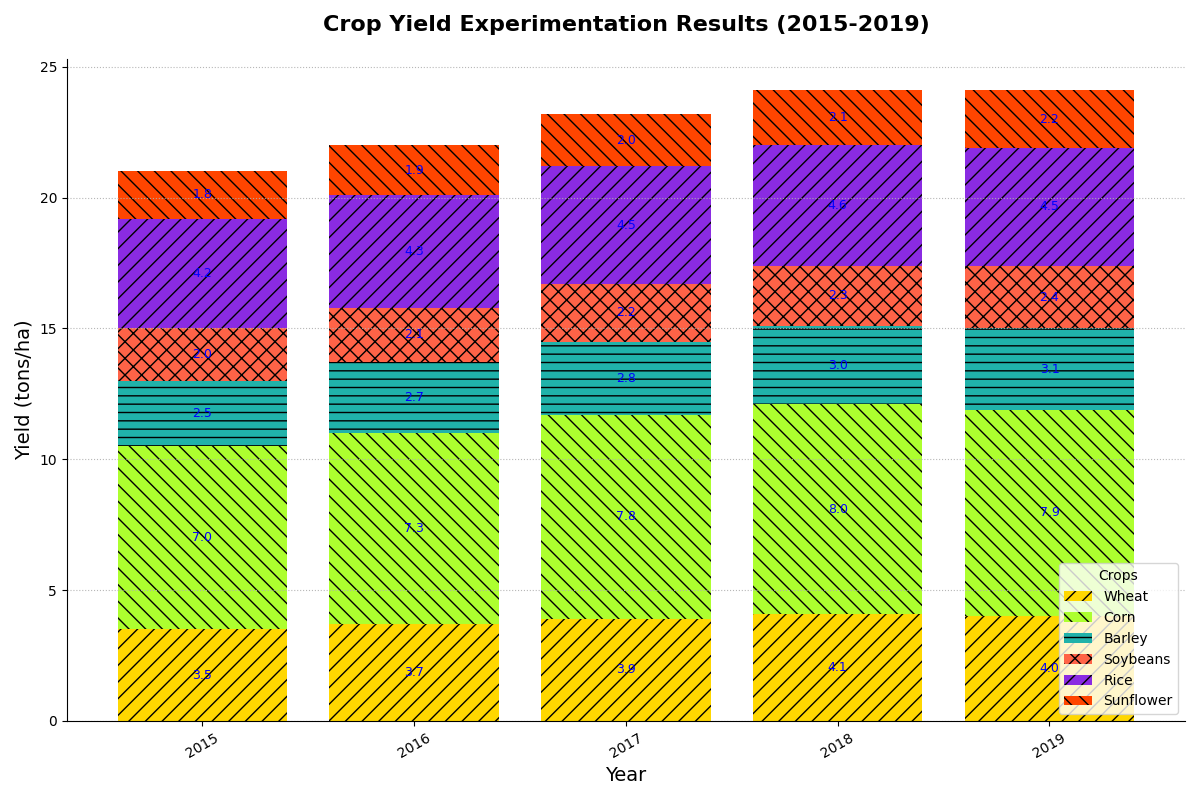

The script that drew this image:
import matplotlib.pyplot as plt
import numpy as np

years = np.arange(2015, 2020)
crops = ['Wheat', 'Corn', 'Barley', 'Soybeans', 'Rice', 'Sunflower']

wheat_yield = [3.5, 3.7, 3.9, 4.1, 4.0]
corn_yield = [7.0, 7.3, 7.8, 8.0, 7.9]
barley_yield = [2.5, 2.7, 2.8, 3.0, 3.1]
soybean_yield = [2.0, 2.1, 2.2, 2.3, 2.4]
rice_yield = [4.2, 4.3, 4.5, 4.6, 4.5]
sunflower_yield = [1.8, 1.9, 2.0, 2.1, 2.2]

colors = ['#FFD700', '#ADFF2F', '#20B2AA', '#FF6347', '#8A2BE2', '#FF4500']

fig, ax = plt.subplots(figsize=(12, 8))

ax.bar(years, wheat_yield, label='Wheat', color=colors[0], hatch='//')
ax.bar(years, corn_yield, bottom=wheat_yield, label='Corn', color=colors[1], hatch='\\\\')
ax.bar(years, barley_yield, bottom=np.array(wheat_yield) + np.array(corn_yield), label='Barley', color=colors[2], hatch='--')
ax.bar(years, soybean_yield, bottom=np.array(wheat_yield) + np.array(corn_yield) + np.array(barley_yield), label='Soybeans', color=colors[3], hatch='xx')
ax.bar(years, rice_yield, bottom=np.array(wheat_yield) + np.array(corn_yield) + np.array(barley_yield) + np.array(soybean_yield), label='Rice', color=colors[4], hatch='//')
ax.bar(years, sunflower_yield, bottom=np.array(wheat_yield) + np.array(corn_yield) + np.array(barley_yield) + np.array(soybean_yield) + np.array(rice_yield), label='Sunflower', color=colors[5], hatch='\\\\')

ax.set_title("Crop Yield Experimentation Results (2015-2019)", fontsize=16, fontweight='bold', pad=20)
ax.set_xlabel("Year", fontsize=14)
ax.set_ylabel("Yield (tons/ha)", fontsize=14)

ax.legend(title='Crops', loc='lower right')

ax.yaxis.grid(True, linestyle=':', alpha=0.9)
ax.spines['top'].set_visible(False)
ax.spines['right'].set_visible(False)

for i in range(len(years)):
    height_sum = 0
    for yield_name in [wheat_yield, corn_yield, barley_yield, soybean_yield, rice_yield, sunflower_yield]:
        height_sum += yield_name[i]
        ax.text(years[i], height_sum - yield_name[i]/2, f'{yield_name[i]}', ha='center', va='center', color='blue', fontsize=9)

plt.xticks(years, rotation=30)
plt.tight_layout()
plt.show()
